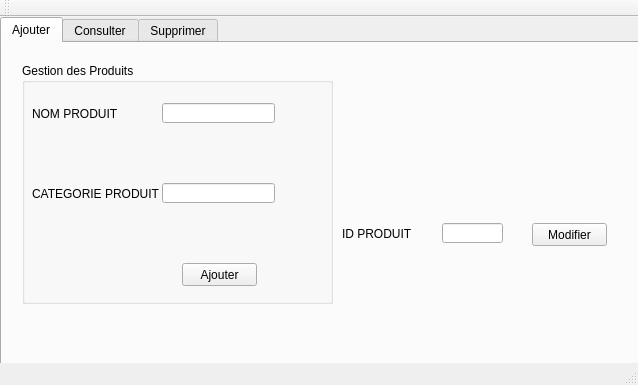
<?xml version="1.0" encoding="UTF-8"?>
<ui version="4.0">
 <class>MainWindow</class>
 <widget class="QMainWindow" name="MainWindow">
  <property name="geometry">
   <rect>
    <x>0</x>
    <y>0</y>
    <width>638</width>
    <height>385</height>
   </rect>
  </property>
  <property name="windowTitle">
   <string>Gestion des Clients</string>
  </property>
  <widget class="QWidget" name="centralWidget">
   <widget class="QTabWidget" name="tabWidget">
    <property name="geometry">
     <rect>
      <x>0</x>
      <y>0</y>
      <width>651</width>
      <height>431</height>
     </rect>
    </property>
    <property name="currentIndex">
     <number>0</number>
    </property>
    <widget class="QWidget" name="tab">
     <attribute name="title">
      <string>Ajouter</string>
     </attribute>
     <widget class="QGroupBox" name="groupBox">
      <property name="geometry">
       <rect>
        <x>20</x>
        <y>20</y>
        <width>311</width>
        <height>241</height>
       </rect>
      </property>
      <property name="title">
       <string>Gestion des Produits</string>
      </property>
      <widget class="QLabel" name="label_2">
       <property name="geometry">
        <rect>
         <x>10</x>
         <y>40</y>
         <width>111</width>
         <height>21</height>
        </rect>
       </property>
       <property name="text">
        <string>NOM PRODUIT</string>
       </property>
      </widget>
      <widget class="QLabel" name="label_3">
       <property name="geometry">
        <rect>
         <x>10</x>
         <y>120</y>
         <width>131</width>
         <height>21</height>
        </rect>
       </property>
       <property name="text">
        <string>CATEGORIE PRODUIT</string>
       </property>
      </widget>
      <widget class="QLineEdit" name="lineEdit_2">
       <property name="geometry">
        <rect>
         <x>140</x>
         <y>40</y>
         <width>113</width>
         <height>20</height>
        </rect>
       </property>
      </widget>
      <widget class="QLineEdit" name="lineEdit_3">
       <property name="geometry">
        <rect>
         <x>140</x>
         <y>120</y>
         <width>113</width>
         <height>20</height>
        </rect>
       </property>
      </widget>
      <widget class="QPushButton" name="pushButton">
       <property name="geometry">
        <rect>
         <x>160</x>
         <y>200</y>
         <width>75</width>
         <height>23</height>
        </rect>
       </property>
       <property name="text">
        <string>Ajouter</string>
       </property>
      </widget>
     </widget>
     <widget class="QPushButton" name="pushButton_4">
      <property name="geometry">
       <rect>
        <x>530</x>
        <y>180</y>
        <width>75</width>
        <height>23</height>
       </rect>
      </property>
      <property name="text">
       <string>Modifier</string>
      </property>
     </widget>
     <widget class="QLineEdit" name="lineEdit">
      <property name="geometry">
       <rect>
        <x>440</x>
        <y>180</y>
        <width>61</width>
        <height>20</height>
       </rect>
      </property>
     </widget>
     <widget class="QLabel" name="label">
      <property name="geometry">
       <rect>
        <x>340</x>
        <y>180</y>
        <width>101</width>
        <height>21</height>
       </rect>
      </property>
      <property name="text">
       <string>ID PRODUIT</string>
      </property>
     </widget>
    </widget>
    <widget class="QWidget" name="tab_2">
     <attribute name="title">
      <string>Consulter</string>
     </attribute>
     <widget class="QTableView" name="tableView">
      <property name="geometry">
       <rect>
        <x>10</x>
        <y>30</y>
        <width>481</width>
        <height>151</height>
       </rect>
      </property>
     </widget>
     <widget class="QPushButton" name="pushButton_5">
      <property name="geometry">
       <rect>
        <x>370</x>
        <y>240</y>
        <width>75</width>
        <height>23</height>
       </rect>
      </property>
      <property name="text">
       <string>Supprimer</string>
      </property>
     </widget>
     <widget class="QLineEdit" name="textDelete">
      <property name="geometry">
       <rect>
        <x>240</x>
        <y>240</y>
        <width>113</width>
        <height>20</height>
       </rect>
      </property>
     </widget>
     <widget class="QLabel" name="label_14">
      <property name="geometry">
       <rect>
        <x>190</x>
        <y>240</y>
        <width>47</width>
        <height>14</height>
       </rect>
      </property>
      <property name="text">
       <string>ID</string>
      </property>
     </widget>
    </widget>
    <widget class="QWidget" name="tab_3">
     <attribute name="title">
      <string>Supprimer</string>
     </attribute>
    </widget>
   </widget>
  </widget>
  <widget class="QMenuBar" name="menuBar">
   <property name="geometry">
    <rect>
     <x>0</x>
     <y>0</y>
     <width>638</width>
     <height>30</height>
    </rect>
   </property>
  </widget>
  <widget class="QToolBar" name="mainToolBar">
   <attribute name="toolBarArea">
    <enum>TopToolBarArea</enum>
   </attribute>
   <attribute name="toolBarBreak">
    <bool>false</bool>
   </attribute>
  </widget>
  <widget class="QStatusBar" name="statusBar"/>
 </widget>
 <layoutdefault spacing="6" margin="11"/>
 <resources/>
 <connections/>
</ui>
